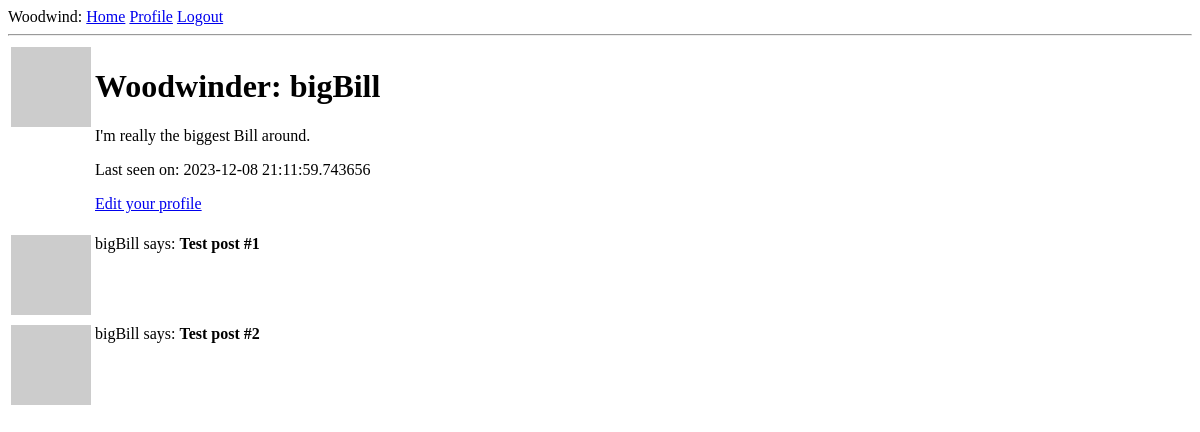
The app's page /user/bigBill (signed in), older data.
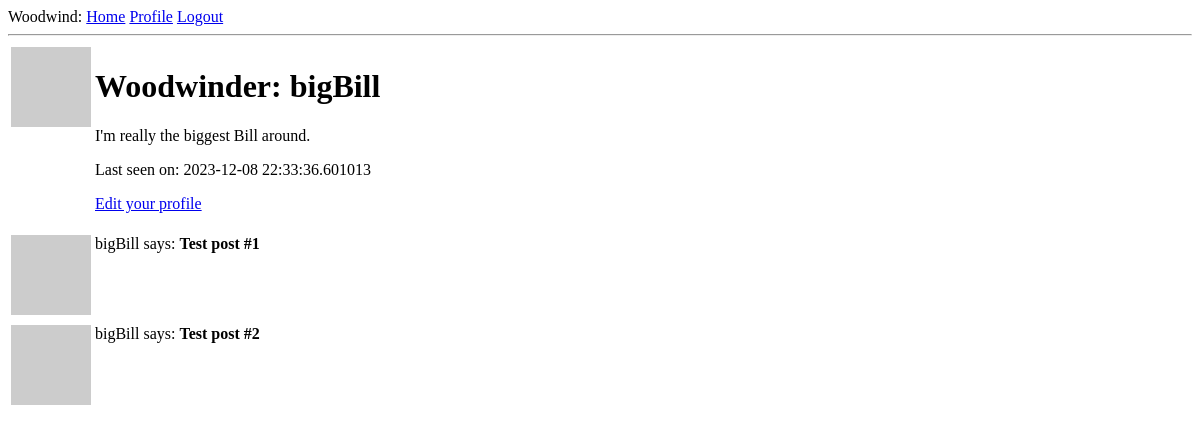
The same page, newer data.
### app/models.py (models this page shows, shortened)
class User(UserMixin, db.Model):
    id: so.Mapped[int] =so.mapped_column(primary_key=True)
    username: so.Mapped[str] = so.mapped_column(sa.String(64), index=True, unique=True)
    email = db.Column(db.String(120), index=True, unique=True)
    password_hash = db.Column(db.String(128))
    posts = db.relationship('Post', backref='author', lazy='dynamic')
    about_me = db.Column(db.String(140))
    last_seen = db.Column(db.DateTime, default=datetime.utcnow)
    def avatar(self, size):
        digest = md5(self.email.lower().encode('utf-8')).hexdigest()
        return 'https://www.gravatar.com/avatar/{}?d=robohash&s={}'.format(digest, size)

### app/routes.py (the view)
@app.route('/user/<username>')
@login_required
def user(username):
    user = User.query.filter_by(username=username).first_or_404()
    posts = [
        {'author': user, 'body': 'Test post #1'},
        {'author': user, 'body': 'Test post #2'}
    ]
    return render_template('user.html', user=user, posts=posts)

### app/models.py (called while the page is built)
@login.user_loader
def load_user(id):
    return User.query.get(int(id))

### app/routes.py (called while the page is built)
@app.before_request
def before_request():
    if current_user.is_authenticated:
        current_user.last_seen = datetime.utcnow()
        db.session.commit()

### app/templates/user.html
{%  extends "base.html" %}
{%  block content %}
    <table>
        <tr valign="top">
            <td><img src="{{ user.avatar(128) }}"/></td>
            <td>
                <h1>Woodwinder: {{ user.username }}</h1>
                {%  if user.about_me %}<p>{{ user.about_me }}</p>{% endif %}
                {%  if user.last_seen %}<p>Last seen on: {{ user.last_seen }}</p>{% endif %}
                {% if user == current_user %}
                <p><a href="{{ url_for('edit_profile') }}">Edit your profile</a></p>
                {% endif %}
            </td>
        </tr>
    </table>
    {%  for post in posts %}
        {% include "_post.html" %}
    {% endfor %}
{% endblock %}

### app/templates/base.html (shortened to what this page needs)
<!DOCTYPE html>
<html lang="en">
    <head>
    </head>
    <body>
    	<div>Woodwind:
			<a href="{{ url_for('index') }}">Home</a>
			{% if current_user.is_anonymous %}
			<a href="{{ url_for('login') }}">Login</a>
			{% else %}
            <a href="{{ url_for('user', username=current_user.username) }}">Profile</a>
			<a href="{{ url_for('logout') }}">Logout</a>
			{% endif %}
		</div>
		<hr>
		{% block content %}{% endblock %}
    </body>
</html>

### app/templates/_post.html
    <table>
        <tr valign="top">
            <td><img src="{{ user.avatar(36) }}"/></td>
            <td>{{ post.author.username }} says: <b>{{ post.body }}</b></td>
        </tr>
    </table>

Row changes from the older to the newer data that the page shows:
changed User "bigBill": last_seen "2023-12-08 21:11:59.743656" → "2023-12-08 22:33:36.601013"
